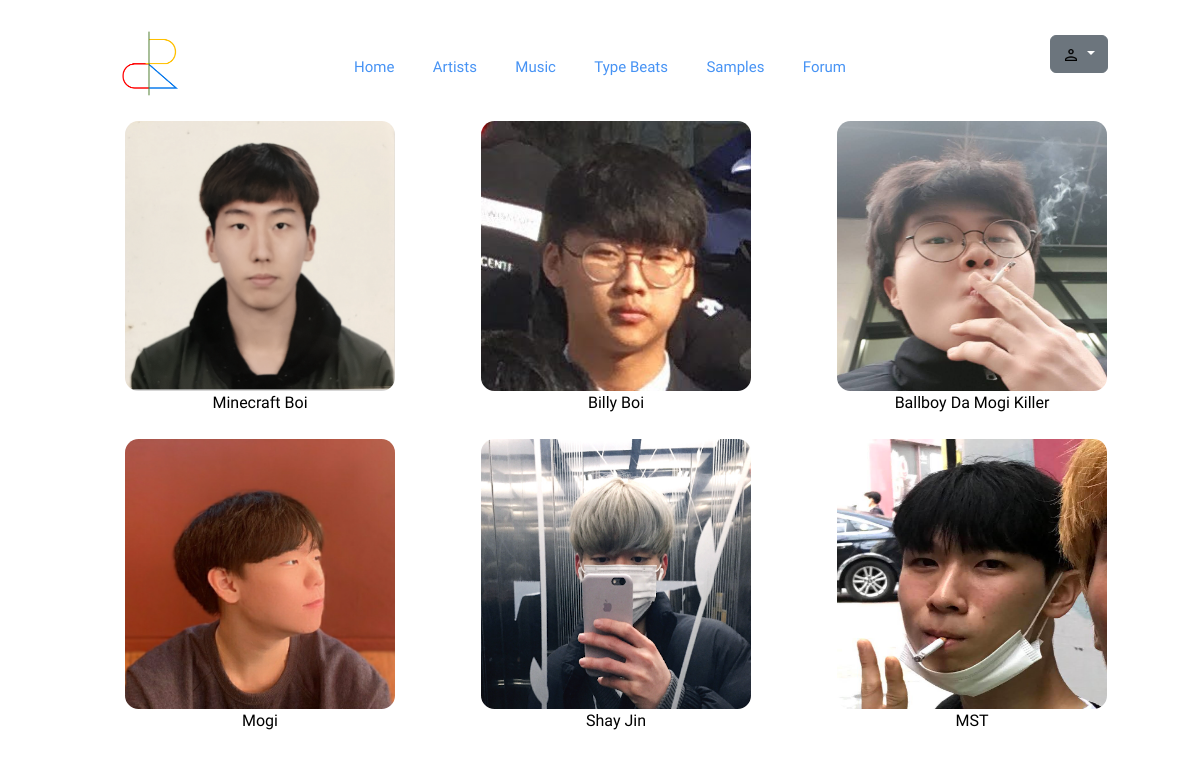
/ercf/artists, run on an earlier commit of the app's database.
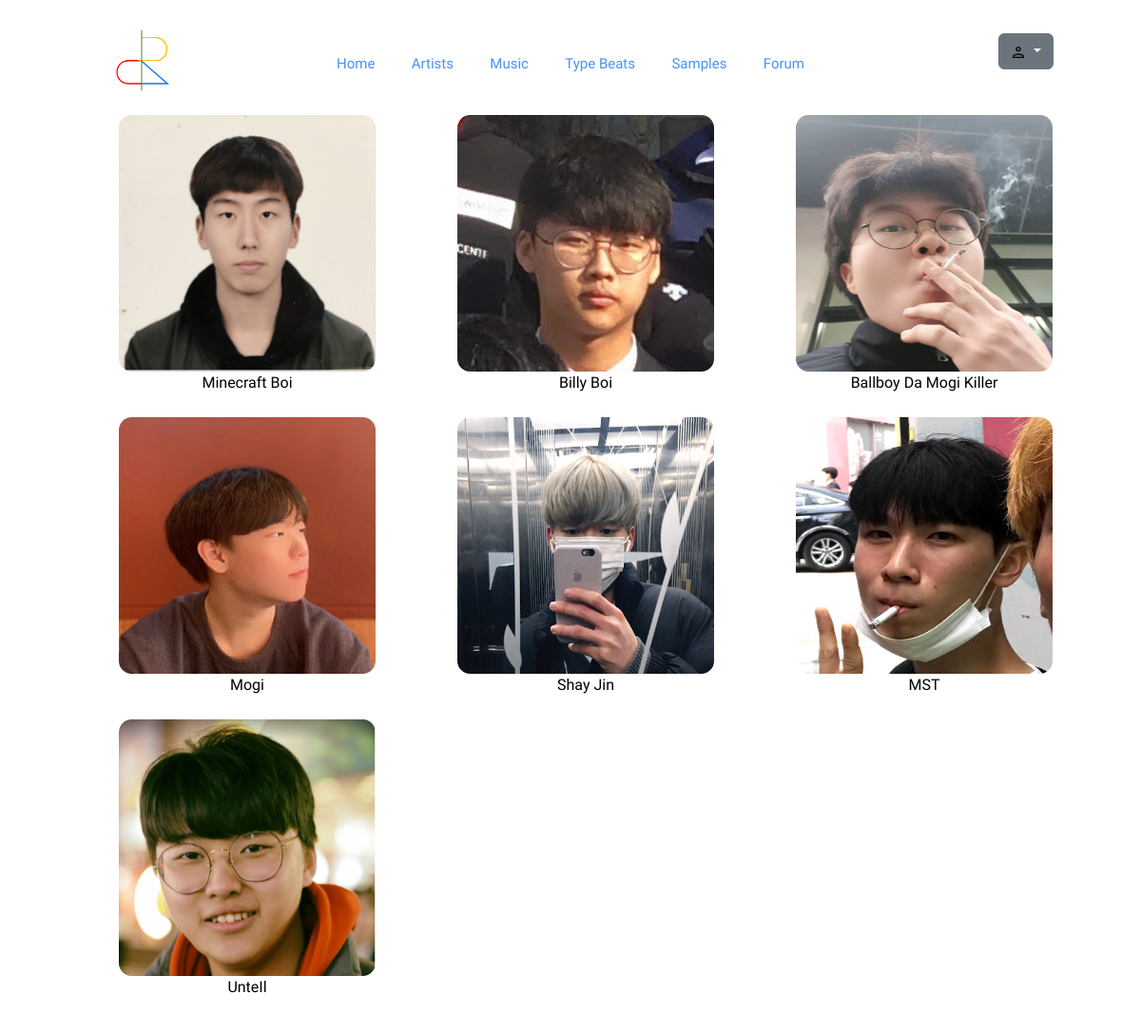
And on a later commit of the database.
### ercf/models.py (models this page shows)
class Artist(models.Model):
    name = models.TextField()
    picture = models.ImageField(upload_to="images/")
    picture_url = models.TextField(null=True, default="?")
    appearsOn = models.TextField()

### ercf/views.py (the view)
# urls.py: path('artists', views.artists, name='artists'),
def artists(request):
    artists =  Artist.objects.all()
    for artist in artists:
        artist.picture_url = "/ercf" + artist.picture.url
    context = {"artists": artists}
    return render(request, "ercf/artists.html", context)

### ercf/templates/ercf/artists.html (shortened to what this page needs)
{% extends "ercf/layout.html" %}
{% load static %}
{% block body %}
<link rel="stylesheet" type="text/css" href="{% static 'styles/style.css' %}">
<div class="body" style="margin-top:-100px;">
    <ul>
            {% for artist in artists %}
                <li>
                <button id="myBtn" onclick="btn('{{ artist.name }}', '{{ artist.appearsOn }}')">
                    <img src="{{ artist.picture_url }}">
                    <p>{{ artist.name }}</p>
                </button>
                </li>
            {% endfor %}
    </ul>
</div>
{% endblock %}

What changed in the data, as far as the page shows it:
added Artist: shows a picture, name "UnteIl"
